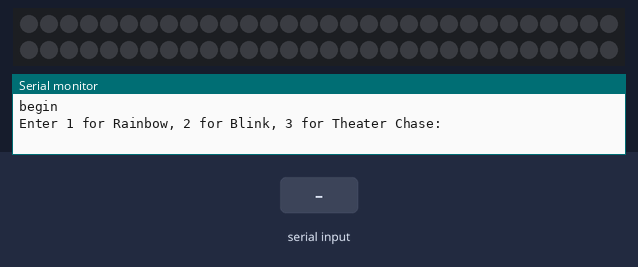
A program run on a simulated Arduino Uno, built with avr-gcc and run on an emulated ATmega328P. Shown: 60 RGB LEDs in strip order, left to right, continuing on the next row, the last lines printed to the serial monitor. Inputs (shaded band) come from the test bench. Dim RGB values are drawn brighter than linear.

Above: at 1.2 s.
1.3 s: "1\n" received over Serial
At 1.36 s:
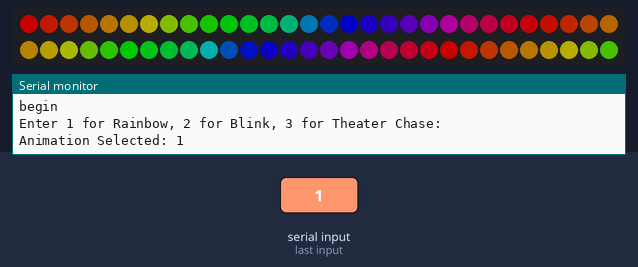
At 2.28 s:
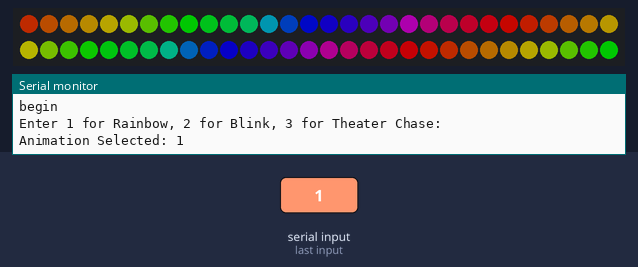

Measured:
- after the input at 1.3 s, the LEDs: first change at once (image 1 shows a later state)

The program:

main.cpp
```cpp
#include <FastLED.h>

#define LED_PIN 6        // Define the GPIO pin where the data line is connected
#define NUM_LEDS 60      // Number of LEDs in the strip
#define BRIGHTNESS 100   // Brightness level (0-255)
#define LED_TYPE WS2812B // Type of LED strip
#define COLOR_ORDER GRB  // Color order for WS2812B

CRGB leds[NUM_LEDS];
String msg;
int currentAnimation = 0; // Variable to store the selected animation

// Animation 1: Rainbow
void rainbowAnimation()
{
  for (int hue = 0; hue < 255; hue++)
  {
    for (int i = 0; i < NUM_LEDS; i++)
    {
      leds[i] = CHSV((hue + (i * 10)) % 255, 255, 255); // Set each LED to a different color
    }
    FastLED.show(); // Update the strip with new colors
    delay(50);
  }
}

// Animation 2: Blink
void blinkAnimation()
{
  for (int i = 0; i < NUM_LEDS; i++)
  {
    leds[i] = CRGB::Red; // Set all LEDs to red
  }
  FastLED.show();                          // Turn LEDs on
  delay(500);                              // Wait
  fill_solid(leds, NUM_LEDS, CRGB::Black); // Turn LEDs off
  FastLED.show();                          // Update strip
  delay(500);                              // Wait
}

// Animation 3: Theater Chase
void theaterChaseAnimation()
{
  for (int cycle = 0; cycle < 10; cycle++)
  {
    for (int offset = 0; offset < 3; offset++)
    {
      for (int i = 0; i < NUM_LEDS; i++)
      {
        if ((i + offset) % 3 == 0)
        {
          leds[i] = CRGB::Blue; // Blue LEDs chase
        }
        else
        {
          leds[i] = CRGB::Black; // Turn others off
        }
      }
      FastLED.show(); // Update the strip
      delay(100);     // Short delay between updates
    }
  }
}

void setup()
{
  // Initialize the serial communication
  Serial.begin(9600); // Use 9600 baud rate for Arduino Uno

  // Initialize the FastLED library
  FastLED.addLeds<LED_TYPE, LED_PIN, COLOR_ORDER>(leds, NUM_LEDS).setCorrection(TypicalLEDStrip);
  FastLED.setBrightness(BRIGHTNESS);

  // Set all LEDs to off initially
  fill_solid(leds, NUM_LEDS, CRGB::Black);
  FastLED.show();

  // Print "begin" after setup
  Serial.println("begin");
  Serial.println("Enter 1 for Rainbow, 2 for Blink, 3 for Theater Chase:");
}

void loop()
{
  // Check if there's any serial input
  if (Serial.available())
  {
    msg = Serial.readStringUntil('\n');
    msg.trim(); // Remove any extra spaces or line endings
    int option = msg.toInt();

    // Store the animation option
    if (option >= 1 && option <= 3)
    {
      currentAnimation = option;
      Serial.println("Animation Selected: " + String(option));
    }
    else
    {
      Serial.println("Invalid input. Please enter 1, 2, or 3.");
    }
  }

  // Run the selected animation based on the stored option
  switch (currentAnimation)
  {
  case 1:
    rainbowAnimation();
    break;
  case 2:
    blinkAnimation();
    break;
  case 3:
    theaterChaseAnimation();
    break;
  default:
    // No valid animation selected, do nothing
    break;
  }
}
```
